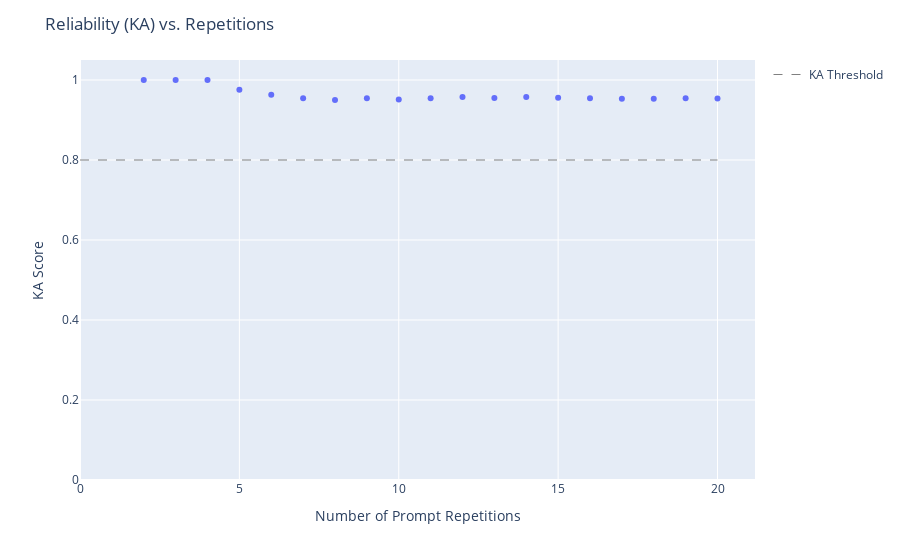

Source (notebook cell):
### Code cell
# Test within-prompt reliability
KA,df, ka_scores, iterrations_no = psa.baseline_stochasticity(prompt,prompt_postfix,iterations=20)

### Figure 1 — Plotly figure (JSON) as saved in the notebook; plotly's stock layout.template omitted (floating-point values rounded to 4 significant figures)
{"data": [{"hovertemplate": "Repetitions=%{x}<br>KA Score=%{y}<extra></extra>", "legendgroup": "", "marker": {"color": "#636efa", "symbol": "circle"}, "mode": "markers", "name": "", "orientation": "v", "showlegend": false, "type": "scatter", "x": [2, 3, 4, 5, 6, 7, 8, 9, 10, 11, 12, 13, 14, 15, 16, 17, 18, 19, 20], "xaxis": "x", "y": [1, 1, 1, 0.9756, 0.9631, 0.9544, 0.9501, 0.9543, 0.9515, 0.9546, 0.9574, 0.955, 0.9573, 0.9554, 0.9542, 0.9534, 0.953, 0.9541, 0.9537], "yaxis": "y"}, {"line": {"color": "black", "dash": "dash", "width": 0.5}, "mode": "lines", "name": "KA Threshold", "type": "scatter", "x": [0, 20], "y": [0.8, 0.8]}], "layout": {"hovermode": "closest", "legend": {"tracegroupgap": 0}, "margin": {"t": 60}, "title": {"text": "Reliability (KA) vs. Repetitions"}, "xaxis": {"anchor": "y", "domain": [0, 1], "title": {"text": "Number of Prompt Repetitions"}}, "yaxis": {"anchor": "x", "domain": [0, 1], "range": [0, 1.05], "title": {"text": "KA Score"}}}}
